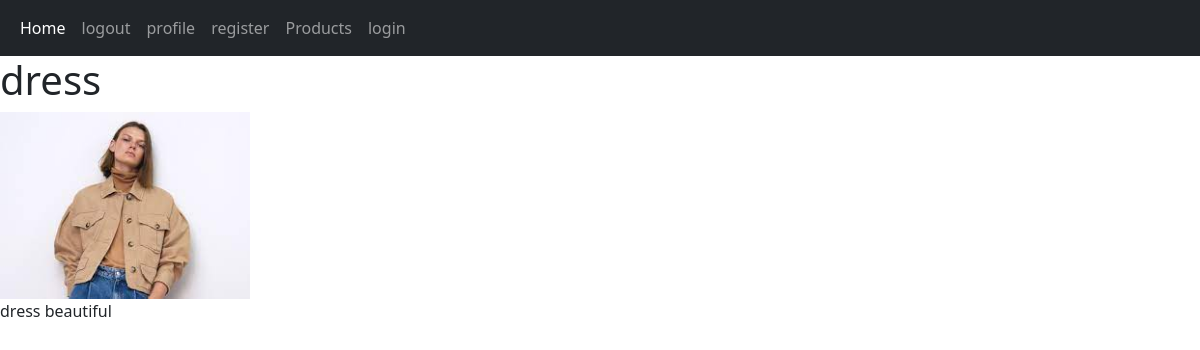
Screenshot of /detail/3/ with the database file from the repository.
### home/models.py (models this page shows, shortened)
class product(models.Model):
    category = models.ForeignKey(Category,on_delete=models.CASCADE)
    name = models.CharField(max_length=200)
    amount = models.PositiveIntegerField(blank=True,null=True)
    unite_price = models.PositiveIntegerField()
    discount = models.PositiveIntegerField(blank=True,null=True)
    total_price = models.PositiveIntegerField()
    information = models.TextField(blank=True,null=True)
    create = models.DateTimeField(auto_now_add=True)
    update = models.DateTimeField(auto_now=True)
    available = models.BooleanField(default=True)
    image = models.ImageField(upload_to='product')
    @property
    def total_price(self):
        if not self.discount:
            return self.unite_price
        elif self.discount:
            total = (self.discount * self.unite_price)/100
            return int(self.unite_price - total)
        return self.total_price

### home/views.py (the view)
# urls.py: path('detail/<int:id>/', views.product_detail, name='detail'),
def product_detail(request,id=None):
    productd = product.objects.get(id=id)
    return render(request,'home/detail.html',{'productd':productd})

### home/templates/home/detail.html (shortened to what this page needs)
{% extends 'base.html' %}
{% block body %}
    <h1>{{ productd.name }}</h1>
    <img style="width: 250px" src="{{ productd.image.url }}"><br/>
    <p>{{ productd.information }}</p>
{% endblock %}

### rows the page displays
product: name "dress", image (picture), information "dress beautiful"
